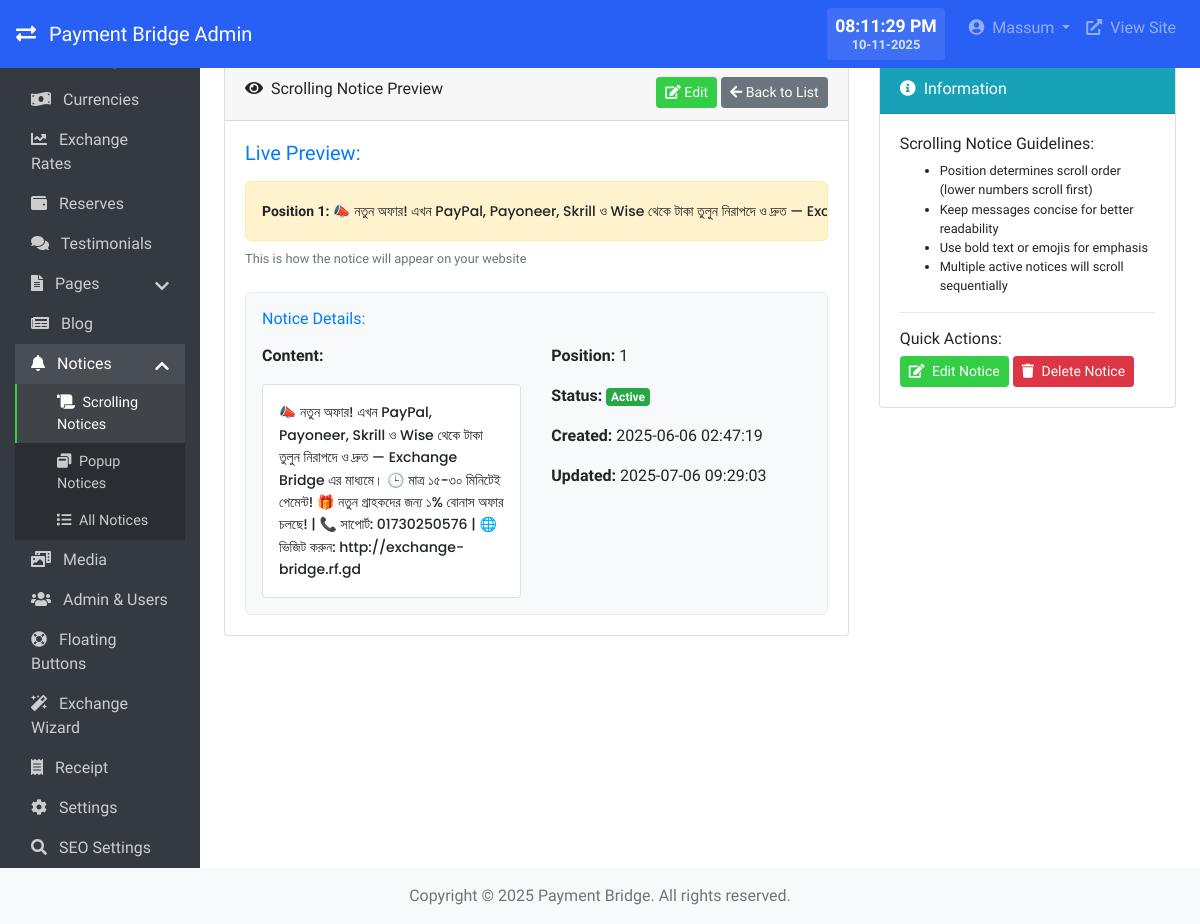
/admin/notices/scroll/view.php?id=14 (signed in), run on the app's committed database.
### tables this page shows
CREATE TABLE `settings` (
  `id` int(11) NOT NULL,
  `setting_key` varchar(100) NOT NULL,
  `setting_value` text DEFAULT NULL,
  `created_at` timestamp NOT NULL DEFAULT current_timestamp(),
  `updated_at` timestamp NOT NULL DEFAULT current_timestamp() ON UPDATE current_timestamp()
);

CREATE TABLE `users` (
  `id` int(11) NOT NULL,
  `username` varchar(50) NOT NULL,
  `email` varchar(100) NOT NULL,
  `password` varchar(255) NOT NULL,
  `role` enum('admin','manager','editor') NOT NULL DEFAULT 'editor',
  `status` enum('active','inactive') NOT NULL DEFAULT 'active',
  `last_login` datetime DEFAULT NULL,
  `created_at` timestamp NOT NULL DEFAULT current_timestamp(),
  `updated_at` timestamp NOT NULL DEFAULT current_timestamp() ON UPDATE current_timestamp()
);

CREATE TABLE `notices` (
  `id` int(11) NOT NULL,
  `type` enum('scrolling','popup') NOT NULL,
  `position` int(11) DEFAULT 1,
  `title` varchar(255) DEFAULT NULL,
  `content` text DEFAULT NULL,
  `image_path` varchar(255) DEFAULT NULL,
  `status` enum('active','inactive') NOT NULL DEFAULT 'active',
  `created_at` timestamp NOT NULL DEFAULT current_timestamp(),
  `updated_at` timestamp NOT NULL DEFAULT current_timestamp() ON UPDATE current_timestamp()
);

### admin/notices/scroll/view.php (the view, shortened to what the rows shown need)
<?php
require_once '../../includes/db.php';
require_once '../../includes/functions.php';
require_once '../../includes/auth.php';
$id = isset($_GET['id']) ? (int)$_GET['id'] : 0;
$db = Database::getInstance();
$notice = $db->getRow("SELECT * FROM notices WHERE id = ? AND type = 'scrolling'", [$id]);
include '../../includes/header.php';
?>
<div class="row">
    <div class="col-lg-8">
        <div class="card">
            <div class="card-body">
                <div class="mb-4">
                    <div class="scrolling-preview">
                        <div class="scrolling-text">
                            <strong>Position <?php echo $notice['position']; ?>:</strong>
                            <?php echo strip_tags($notice['content']); ?>
                        </div>
                    </div>
                </div>
                <div class="notice-details">
                    <div class="row">
                        <div class="col-md-6">
                            <p><strong>Content:</strong></p>
                            <div class="scrolling-notice bg-white p-3 border rounded">
                                <?php echo nl2br(htmlspecialchars($notice['content'])); ?>
                            </div>
                        </div>
                        <div class="col-md-6">
                            <p><strong>Position:</strong> <?php echo $notice['position']; ?></p>
                            <p><strong>Status:</strong>
                                <span class="badge badge-<?php echo $notice['status'] === 'active' ? 'success' : 'danger'; ?>">
                                    <?php echo ucfirst($notice['status']); ?>
                                </span>
                            </p>
                            <p><strong>Created:</strong> <?php echo date('Y-m-d H:i:s', strtotime($notice['created_at'])); ?></p>
                            <?php if ($notice['updated_at']): ?>
                            <p><strong>Updated:</strong> <?php echo date('Y-m-d H:i:s', strtotime($notice['updated_at'])); ?></p>
                            <?php endif; ?>
                        </div>
                    </div>
                </div>
            </div>
        </div>
    </div>
</div>
<?php include '../../includes/footer.php'; ?>

### admin/includes/header.php (shortened to what the rows shown need)
<?php
$user = Auth::getUser();
?>
<!DOCTYPE html>
<html lang="en">
<head>
    <link href="https://stackpath.bootstrapcdn.com/bootstrap/4.5.2/css/bootstrap.min.css" rel="stylesheet">
    <link rel="stylesheet" href="https://cdnjs.cloudflare.com/ajax/libs/font-awesome/5.15.3/css/all.min.css">
    <link rel="stylesheet" href="<?php echo ADMIN_URL; ?>/assets/css/admin.css">
</head>
<body>
    <nav class="navbar navbar-expand-lg navbar-dark bg-dark fixed-top">
        <a class="navbar-brand" href="<?php echo ADMIN_URL; ?>/index.php">
            <i class="fas fa-exchange-alt mr-2"></i>
            <?php echo getSetting('site_name', SITE_NAME); ?> Admin
        </a>
        <div class="collapse navbar-collapse" id="navbarNav">
            <ul class="navbar-nav ml-auto">
                <li class="nav-item dropdown">
                    <a class="nav-link dropdown-toggle" href="#" id="navbarDropdown" role="button" data-toggle="dropdown" aria-haspopup="true" aria-expanded="false">
                        <i class="fas fa-user-circle mr-1"></i> <?php echo htmlspecialchars($user['username']); ?>
                    </a>
                </li>
            </ul>
        </div>
    </nav>
    <div class="container-fluid">
        <div class="row">
            <main role="main" class="col-md-10 ml-sm-auto px-4 content">

### admin/includes/footer.php (shortened to what the rows shown need)
</main>
        </div>
    </div>
    <footer class="footer mt-auto py-3 bg-light">
        <div class="container-fluid text-center">
            <span class="text-muted">Copyright &copy; <?php echo date('Y'); ?> <?php echo getSetting('site_name', SITE_NAME); ?>. All rights reserved.</span>
        </div>
    </footer>
</body>
</html>

### data on the page
settings: setting_value "Payment Bridge"
users: username "Massum"
notices: position "1", content "📣 নতুন অফার! এখন PayPal, Payoneer, Skrill ও Wise থেকে টাকা তুলুন নিরাপদে ও দ্রুত —…", content "📣 নতুন অফার! এখন PayPal, Payoneer, Skrill ও Wise থেকে টাকা তুলুন নিরাপদে ও দ্রুত — Exchange Bridge এর মাধ্যমে। 🕒 মাত্র ১৫-৩০ মিনিটেই পেমেন্ট! 🎁 নতুন গ্রাহকদের জন্য ১% বোনাস অফার চলছে! | 📞 সাপোর্ট: 01730250576 | 🌐 ভিজিট করুন: http://exchange-bridge.rf.gd", status "Active", created_at "2025-06-06 02:47:19", updated_at "2025-07-06 09:29:03"
